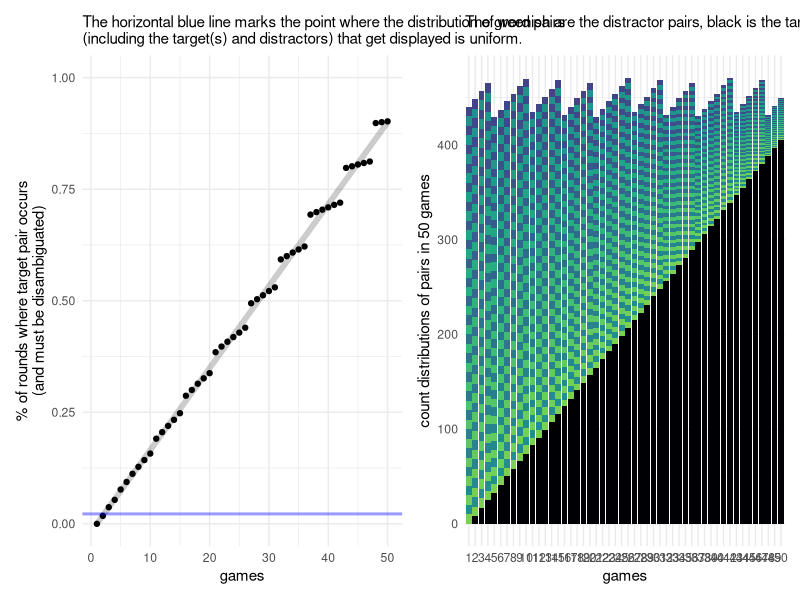
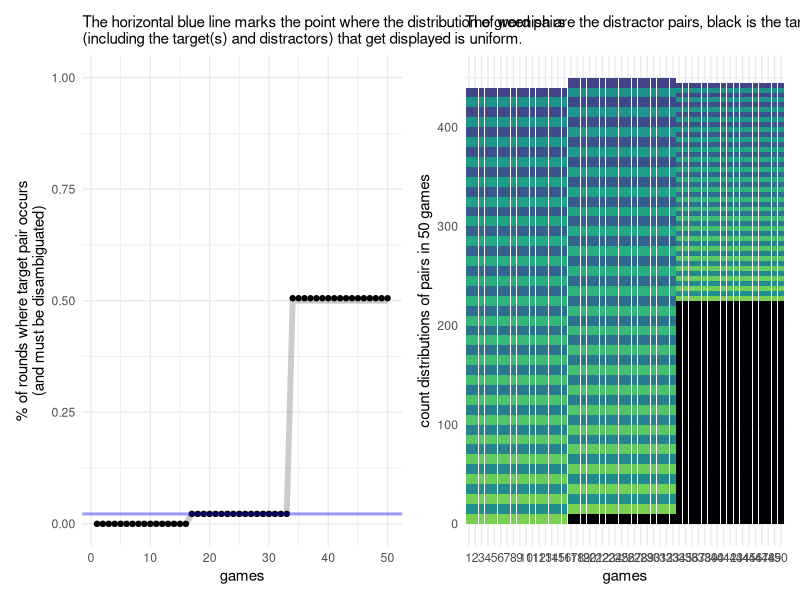

These charts were generated, in order, by the following R code:
## ---- chunk 1
# Parameters referred to/used in the following text
params = list(
  # experiment stims in English:
  wordlen_min       = 3     , # length of words from simlex to use
  wordlen_max       = 7     ,
  assocmax          = 1     , # filter out "free-associated" words ([0,10] but most are <1)
  poslist           = c("N"), # which POS to use
  nwords            = 10    , # size of natural language lexicon to use per stim set (see also nlang below!)
  nstims            = 50    , # how many stim sets to create (i.e. how many dyads will be run)
  nsimilar          = 1     , # how many pairs to have which are > simthreshold_high
  allowduplicates   = 3     , # how many max duplicate target pairs across stims 
                              # 3 for 40 stims if 1 pair, 5 if 2)
                              # making it equal to nstims will disable the check alltogether
  simthreshold_high = 8     , # above this is a "similar" word [0,10] - this is for simlex
  simthreshold_low  = 0.3   , # below this is a "not similar" word [0,1] - this is for the vector cosine
                              # with nwords=20 and nsimilar=2 0.3 was minimum feasible, can do less if smaller lexicon  
   editmin          = 3     , # edit distance threshold for both natural and artificial words; 
                              # uses Optimal String Alignment (Levenshtein + transposition)
  allowsameinitial  = T     , # allow target pairs to have the same initial letter? (allows eg hero-heroine)
 
  # artificial language and stims:
  nlang     = 9             , # size of artificial language lexicon (see also nwords above!)
  langlen   = 2             , # uniform length of artificial words, in number of CV syllables
  vowels    = "aeoui"       , # string of allowed vovels
  cons      = "qwtpsfhnmrl" , # string of allowed consonants
  transl    = c("vdbz", 
              "wtps")       , # letters in the English wordlist to homogenize to catch stims that are 
                              # similar-sounding o English words; must be 2 strings of equal(!) length, 
                              # those in 1 transformed into those in 2
  maxinitial = 1            , # times each consonant is allowed to start an artificial word per stim set
  
  # experiment run options
  nrounds   = 450           , # number of rounds for each dyad
  burnin    = 50              # number of rounds which are not taken into account when calculating colexification
  
)
## ---- chunk 2
library(ggplot2)
library(reshape2)
library(patchwork)
#targetprob= (1/(1+exp(-5*(seq(0,1,length.out = 48)-0.6) ) )) # sigmoid
#c(0,(1/(1+exp(-15*(seq(0,1,length.out = 48)-0.5) ) )),1) 
targetprob = (seq(0,0.9, length.out = 50))  # linear

ncombos = ncol(combn(1:params$nwords, 2))
neach   = round(params$nrounds/ncombos,2)
ntarget = (round(params$nrounds*targetprob))
nothers = round(round((params$nrounds - ntarget) / (ncombos-1))*(ncombos-1))
## ---- chunk 3

g1 = ggplot() + aes(x=1:length(targetprob),y= ntarget/(ntarget+nothers)  )+ #targetprob) + 
  geom_point() + 
  geom_line(aes(y=targetprob), size=2, alpha=0.2) +
  theme_minimal() + 
  labs(x="games", y="% of rounds where target pair occurs\n(and must be disambiguated)",
       subtitle="The horizontal blue line marks the point where the distribution of word pairs \n(including the target(s) and distractors) that get displayed is uniform.") +
  geom_hline(yintercept=(params$nrounds/ncombos)/params$nrounds, alpha=0.4, size=1,color="blue") +
  ylim(0,1)
   
#```


#```{r,echo=F,warning=F,message=F}

pframe = data.frame(game=NULL, pair=NULL, n=NULL)
for(i in seq_along(ntarget)){ # games
  pframe = rbind(pframe, 
                 data.frame(game=rep(i, ncombos), 
                            pair= 1: ncombos ,
                            n = c(rep(nothers[i]/(ncombos-1), ncombos-1) ,ntarget[i])
                 )
  )
}
pframe$game=as.factor(pframe$game); pframe$pair = as.factor(pframe$pair)
#plist   = lapply(nothers, function(x) c(x/(rep(ncombos-1, ncombos-1 )), ntarget ) )

library(viridisLite)

cols=c(c(t(matrix(viridis(ncombos-1, begin=0.2, end=0.8),ncol=2))), viridis(1,option="A"))

g2=ggplot(pframe, aes(x=game, fill=pair, y=n)) + geom_bar(stat = "identity") + theme_minimal() + labs(x="games", y="count distributions of pairs in 50 games", subtitle = "The greenish are the distractor pairs, black is the target one") + theme(legend.position = "none") + scale_fill_manual(values=cols)

g1+g2
   
## ---- chunk 4
#targetprob= (1/(1+exp(-10*(seq(0,1,length.out = 48)-0.6) ) )) # sigmoid
#c(0,(1/(1+exp(-15*(seq(0,1,length.out = 48)-0.5) ) )),1) 
 #targetprob = (seq(0,0.9, length.out = 50))  # linear
targetprob = c(rep(0, 16), rep((params$nrounds/ncombos)/params$nrounds, 17), rep(0.5, 17) )

ntarget = (round(params$nrounds*targetprob))
nothers = round(round((params$nrounds - ntarget) / (ncombos-1))*(ncombos-1))

g1 = ggplot() + aes(x=1:length(targetprob),y= ntarget/(ntarget+nothers)  )+ #targetprob) + 
  geom_point() + 
  geom_line(aes(y=targetprob), size=2, alpha=0.2) +
  theme_minimal() + 
  labs(x="games", y="% of rounds where target pair occurs\n(and must be disambiguated)",
       subtitle="The horizontal blue line marks the point where the distribution of word pairs \n(including the target(s) and distractors) that get displayed is uniform.") +
  geom_hline(yintercept=(params$nrounds/ncombos)/params$nrounds, alpha=0.4, size=1,color="blue") +
  ylim(0,1)
   
#```


#```{r,echo=F,warning=F,message=F}

pframe = data.frame(game=NULL, pair=NULL, n=NULL)
for(i in seq_along(ntarget)){ # games
  pframe = rbind(pframe, 
                 data.frame(game=rep(i, ncombos), 
                            pair= 1: ncombos ,
                            n = c(rep(nothers[i]/(ncombos-1), ncombos-1) ,ntarget[i])
                 )
  )
}
pframe$game=as.factor(pframe$game); pframe$pair = as.factor(pframe$pair)
#plist   = lapply(nothers, function(x) c(x/(rep(ncombos-1, ncombos-1 )), ntarget ) )

library(viridisLite)

cols=c(c(t(matrix(viridis(ncombos-1, begin=0.2, end=0.8),ncol=2))), viridis(1,option="A"))

g2=ggplot(pframe, aes(x=game, fill=pair, y=n)) + geom_bar(stat = "identity") + theme_minimal() + labs(x="games", y="count distributions of pairs in 50 games", subtitle = "The greenish are the distractor pairs, black is the target one") + theme(legend.position = "none") + scale_fill_manual(values=cols)

g1+g2

